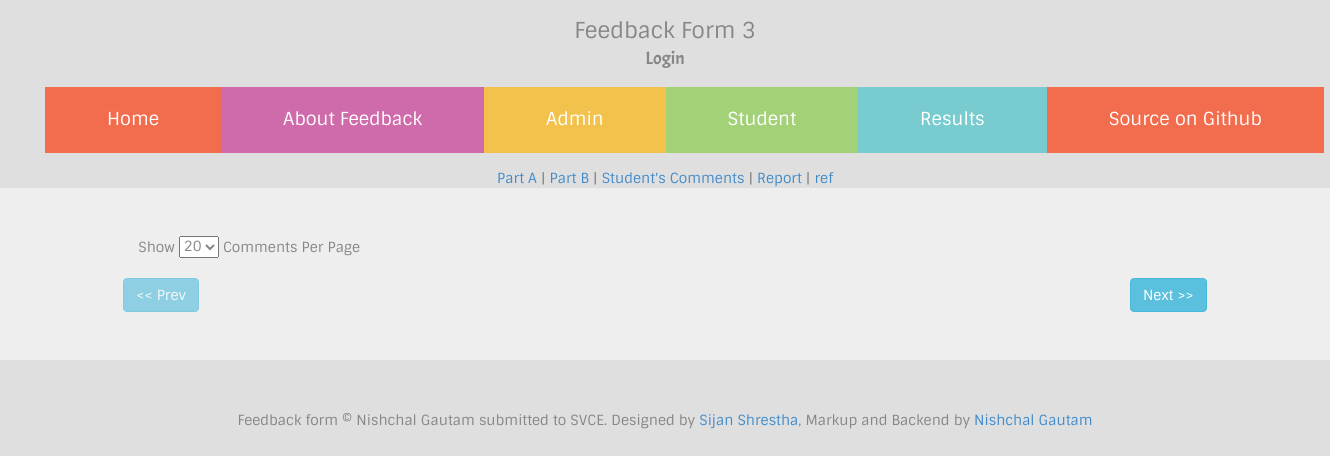
/admin/studentfeedbacks.php (signed in), run on an earlier commit of the app's database.
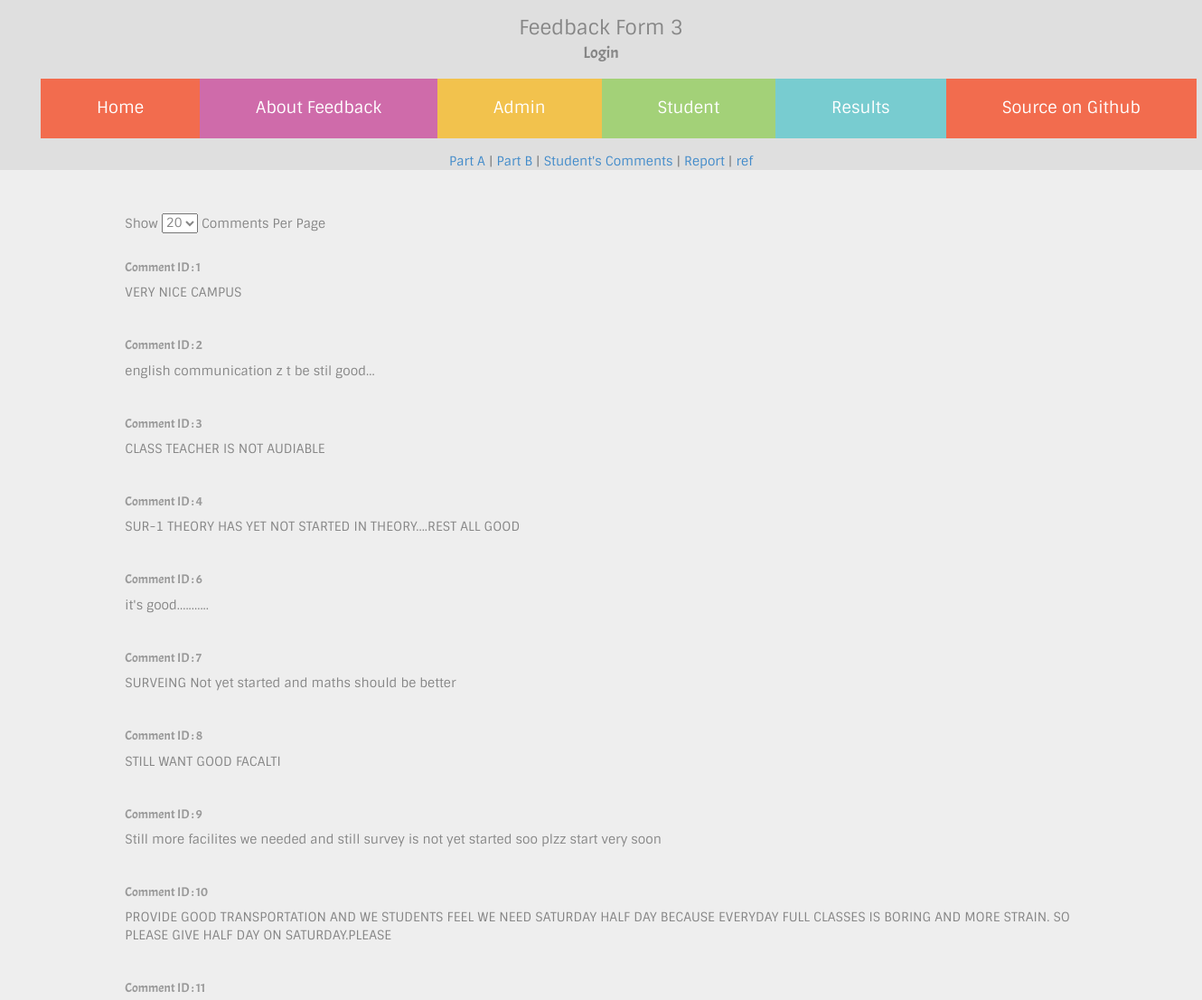
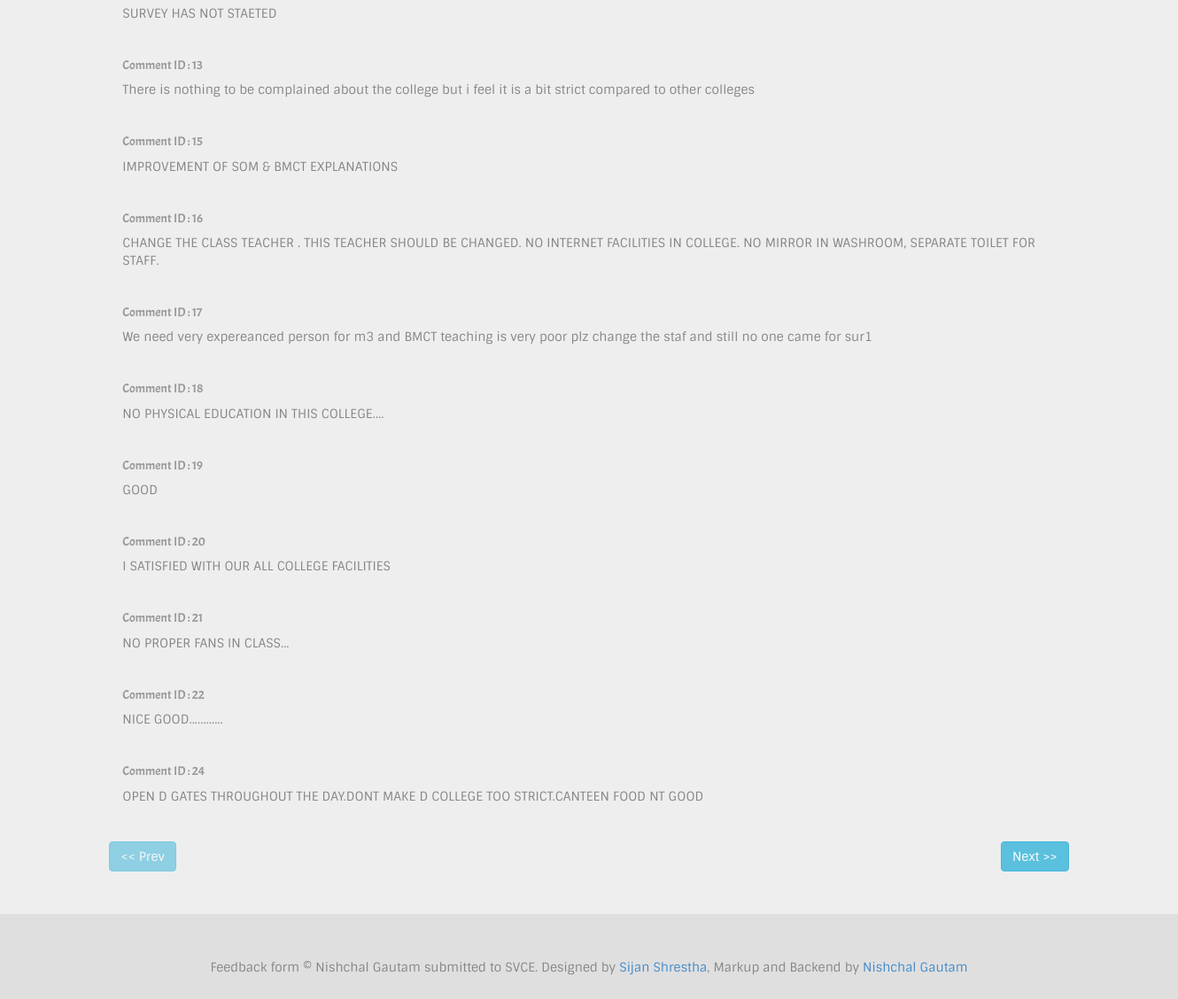
And on a later commit of the database (2 pictures, top to bottom).
### tables this page shows
CREATE TABLE `feedbackStudents` (
  `id` int(5) NOT NULL AUTO_INCREMENT,
  `usn` varchar(50) DEFAULT NULL,
  `message` text,
  PRIMARY KEY (`id`),
  UNIQUE KEY `usn` (`usn`),
  UNIQUE KEY `usn_2` (`usn`)
);

### classes/auth.class.php (called while the page is built, shortened)
<?php
	class authenticate
	{
		public static $db_host,$db_user,$db_pass,$db_name,$username,$password;
		public static function check(){
			$db_name=self::$db_name;
			$username=self::$username;
			$password=self::$password;
			$username=mysql_real_escape_string($username);
			$sql="SELECT * FROM `$db_name`.`admin` WHERE `username`='$username' LIMIT 1";
			$query=mysql_query($sql);
			$num=mysql_num_rows($query);
			if($num!=1){
				return false;
			}
			else{
				$data=mysql_fetch_object($query);
				$passdb=$data->password;
				if($password==$passdb){
					return true;
				}else{
					return false;
				}
			}
		}
	}
?>

### admin/studentfeedbacks.php (the view, shortened to what this page needs)
<?php
	require_once("../classes/auth.class.php");
?>
<?php $title="Login Admin"; require_once('../required_files/header.php'); ?>
	<div align="center">
		<a href="admin.php" >Part A</a> | <a href="collegeResult.php" >Part B</a> | <a href="studentfeedbacks.php">Student's Comments</a> | <a href="report.php">Report</a> | <a href="getreport.php" >ref</a>
	</div>
	<div class="jumbotron">
		<div class="row">
			<div class="col-sm-10 col-sm-offset-1">
			<form action="<?php echo $_SERVER['PHP_SELF']; ?>" onchange="this.submit()" method="get">
			Show <select style="margin-bottom:20px;" name="limit" id="">
					<?php $limit=(isset($_GET['limit']))?$_GET['limit']:20;?>
					<option value="20" <?php if ($limit==20) {echo "selected";} ?>>20</option>
				</select> Comments Per Page
			</form>
				<?php
					$limit=(isset($_GET['limit']))?$_GET['limit']:20;
					$limit=($limit<0)?0:$limit;
					$offset=(isset($_GET['offset']))?$_GET['offset']:0;
					$offset=($offset<0)?0:$offset;
					$sql="SELECT id,message FROM `$db_name`.`feedbackStudents` WHERE message != '' LIMIT $limit OFFSET $offset";
					$query=mysql_query($sql);
					while ($data=mysql_fetch_object($query)) {
						echo "<h5 class='text-muted' style='font-family:acme;'>Comment ID : ".$data->id."</h5><span style='font-family:sintony;'>".nl2br(htmlentities($data->message))."</span><hr>";
					}
				 ?>
				 <div class="row"><a href="<?php $newoffset=$offset-$limit;echo $_SERVER['PHP_SELF']."?limit=$limit&offset=$newoffset"; ?>" class="badge <?php if($newoffset<0){echo "disabled";} ?> btn btn-info">&lt;&lt; Prev</a><a href="<?php $newoffset=$offset+$limit; echo $_SERVER['PHP_SELF']."?limit=$limit&offset=$newoffset"; ?>" class="badge btn btn-info pull-right">Next &gt;&gt;</a></div>
			</div>
		</div>
	</div>
<?php require_once('../required_files/footer.php'); ?>

### required_files/header.php (shortened to what this page needs)
<!doctype html>
<html lang="en">
<head>
	<link rel="stylesheet" href="/bootstrap/css/bootstrap.min.css">
	<link rel="stylesheet" href="/styles.css">
</head>
<body>
	<div class="head">Feedback Form 3</div>
	<div class="head subtitle">Login</div>
	<nav>
		<ul>
			<li><a href="/index.php" class="home">Home</a></li>
			<li><a href="/about.php" class="about">About Feedback</a></li>
			<li><a href="/adminlogin.php" class="admin">Admin</a></li>
			<li><a href="/studentlogin.php" class="login">Student</a></li>
			<li><a href="/admin/" class="result">Results</a></li>
			<li><a href="https://www.github.com/cyberhck/studentfeedback" class="source">Source on Github</a></li>
		</ul>
	</nav>

### required_files/footer.php
<footer align="center">Feedback form &copy; Nishchal Gautam submitted to SVCE. Designed by <a href="https://www.facebook.com/sijanshs">Sijan Shrestha</a>, Markup and Backend by <a href="http://nishgtm.com">Nishchal Gautam</a></footer>
</body>
</html>

### styles.css (style rules this page uses)
nav { list-style:none;text-align:center;margin-top:15px;margin-bottom:15px }
nav ul { margin:0 auto }
nav li { position:relative;display:table-cell }
nav ul li { margin:0 0 0 0 }
nav ul li a { padding:20px 62px 20px 62px;font-size:18px;display:block;position:relative;margin:0 0 0 0;color:#fff }
nav { width:1320px;margin:0 auto;margin-top:15px;margin-bottom:15px }
.home { background:#f26c4e }
.about { background:#cf6baa }
.admin { background:#f2c24d }
.login { background:#a3d178 }
.result { background:#78ccd0 }
.source { background:#f26c4e }
body { background:#dfdfdf;color:#868686;font-family:sintony }
div.head { margin-top:15px;font-size:22px;text-align:center;font-family:sintony }
div.head.subtitle { margin-top:0;font-size:18px;font-family:acme }
footer { padding:20px;margin-bottom:50px }

What changed in the data, as far as the page shows it:
added feedbackstudents: id "1", message "VERY NICE CAMPUS"
added feedbackstudents: id "2", message "english communication z t be stil good..."
added feedbackstudents: id "3", message "CLASS TEACHER IS NOT AUDIABLE"
added feedbackstudents: id "4", message "SUR-1 THEORY HAS YET NOT STARTED IN THEORY....REST ALL GOOD"
added feedbackstudents: id "6", message "it's good..........."
added feedbackstudents: id "7", message "SURVEING Not yet started and maths should be better"
added feedbackstudents: id "8", message "STILL WANT GOOD FACALTI"
added feedbackstudents: id "9", message "Still more facilites we needed and still survey is not yet started soo plzz start very soon"
added feedbackstudents: id "10", message "PROVIDE GOOD TRANSPORTATION AND WE STUDENTS FEEL WE NEED SATURDAY HALF DAY BECAUSE EVERYDAY FULL CLASSES IS BORING AND MORE STRAIN. SO PLEASE GIVE HALF DAY ON SATURDAY.PLEASE"
added feedbackstudents: id "11", message "SURVEY HAS NOT STAETED"
added feedbackstudents: id "13", message "There is nothing to be complained about the college but i feel it is a bit strict compared to other colleges"
added feedbackstudents: id "15", message "IMPROVEMENT OF SOM & BMCT EXPLANATIONS"
added feedbackstudents: id "16", message "CHANGE THE CLASS TEACHER . THIS TEACHER SHOULD BE CHANGED. NO INTERNET FACILITIES IN COLLEGE. NO MIRROR IN WASHROOM, SEPARATE TOILET FOR STAFF."
added feedbackstudents: id "17", message "We need very expereanced person for m3 and BMCT teaching is very poor plz change the staf and still no one came for sur1"
added feedbackstudents: id "18", message "NO PHYSICAL EDUCATION IN THIS COLLEGE...."
added feedbackstudents: id "19", message "GOOD"
added feedbackstudents: id "20", message "I SATISFIED WITH OUR ALL COLLEGE FACILITIES"
added feedbackstudents: id "21", message "NO PROPER FANS IN CLASS..."
added feedbackstudents: id "22", message "NICE GOOD............"
added feedbackstudents: id "24", message "OPEN D GATES THROUGHOUT THE DAY.DONT MAKE D COLLEGE TOO STRICT.CANTEEN FOOD NT GOOD"
